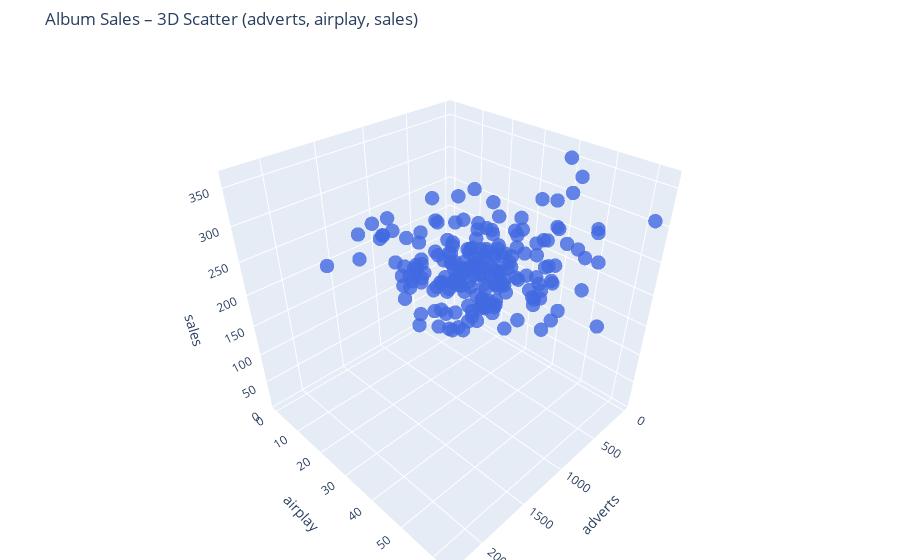

The notebook cell this image was saved under:
### Code cell
import plotly.graph_objects as go

# Interactive 3D scatter only (no plane, no residuals)
fig = go.Figure()

fig.add_trace(
    go.Scatter3d(
        x=df["adverts"],
        y=df["airplay"],
        z=df["sales"],
        mode="markers",
        marker=dict(size=5, color='royalblue', opacity=0.8),
        name="Observed data"
    )
)

fig.update_layout(
    title="Album Sales – 3D Scatter (adverts, airplay, sales)",
    scene=dict(
        xaxis_title="adverts",
        yaxis_title="airplay",
        zaxis_title="sales",
        aspectmode="cube"
    ),
    margin=dict(l=0, r=0, t=50, b=0)
)

fig.show()

### Figure 1 — Plotly figure (JSON) as saved in the notebook; plotly's stock layout.template omitted (floating-point values rounded to 4 significant figures; data arrays with more than 128 entries replaced by an {"elided": "..."} marker saying what was removed)
{"data": [{"marker": {"color": "royalblue", "opacity": 0.8, "size": 5}, "mode": "markers", "name": "Observed data", "type": "scatter3d", "x": {"elided": "200 float values"}, "y": {"elided": "200 int values"}, "z": {"elided": "200 int values"}}], "layout": {"margin": {"b": 0, "l": 0, "r": 0, "t": 50}, "scene": {"aspectmode": "cube", "xaxis": {"title": {"text": "adverts"}}, "yaxis": {"title": {"text": "airplay"}}, "zaxis": {"title": {"text": "sales"}}}, "title": {"text": "Album Sales – 3D Scatter (adverts, airplay, sales)"}}}
